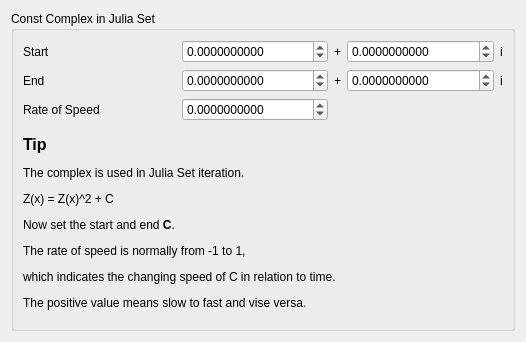
<?xml version="1.0" encoding="UTF-8"?>
<ui version="4.0">
 <class>Template_2_Settings</class>
 <widget class="QDialog" name="Template_2_Settings">
  <property name="geometry">
   <rect>
    <x>0</x>
    <y>0</y>
    <width>526</width>
    <height>342</height>
   </rect>
  </property>
  <property name="sizePolicy">
   <sizepolicy hsizetype="Preferred" vsizetype="Preferred">
    <horstretch>0</horstretch>
    <verstretch>0</verstretch>
   </sizepolicy>
  </property>
  <property name="windowTitle">
   <string>Template 2 Settings</string>
  </property>
  <property name="locale">
   <locale language="English" country="UnitedKingdom"/>
  </property>
  <layout class="QGridLayout" name="gridLayout">
   <item row="0" column="1">
    <widget class="QGroupBox" name="groupBox">
     <property name="title">
      <string>Const Complex in Julia Set</string>
     </property>
     <layout class="QGridLayout" name="gridLayout_2" columnstretch="1,1,2,0,2,0">
      <item row="0" column="0">
       <widget class="QLabel" name="label">
        <property name="text">
         <string>Start</string>
        </property>
       </widget>
      </item>
      <item row="0" column="3">
       <widget class="QLabel" name="label_4">
        <property name="text">
         <string>+</string>
        </property>
       </widget>
      </item>
      <item row="0" column="4">
       <widget class="QDoubleSpinBox" name="doubleSpinBox_2">
        <property name="decimals">
         <number>10</number>
        </property>
        <property name="minimum">
         <double>-10000.000000000000000</double>
        </property>
        <property name="maximum">
         <double>10000.000000000000000</double>
        </property>
       </widget>
      </item>
      <item row="0" column="5">
       <widget class="QLabel" name="label_3">
        <property name="text">
         <string>i</string>
        </property>
       </widget>
      </item>
      <item row="1" column="0">
       <widget class="QLabel" name="label_2">
        <property name="text">
         <string>End</string>
        </property>
       </widget>
      </item>
      <item row="1" column="3">
       <widget class="QLabel" name="label_5">
        <property name="text">
         <string>+</string>
        </property>
       </widget>
      </item>
      <item row="1" column="4">
       <widget class="QDoubleSpinBox" name="doubleSpinBox_4">
        <property name="decimals">
         <number>10</number>
        </property>
        <property name="minimum">
         <double>-10000.000000000000000</double>
        </property>
        <property name="maximum">
         <double>10000.000000000000000</double>
        </property>
       </widget>
      </item>
      <item row="1" column="5">
       <widget class="QLabel" name="label_6">
        <property name="text">
         <string>i</string>
        </property>
       </widget>
      </item>
      <item row="2" column="0" colspan="2">
       <widget class="QLabel" name="label_7">
        <property name="text">
         <string>Rate of Speed</string>
        </property>
       </widget>
      </item>
      <item row="2" column="2">
       <widget class="QDoubleSpinBox" name="doubleSpinBox_5">
        <property name="decimals">
         <number>10</number>
        </property>
        <property name="minimum">
         <double>-10000.000000000000000</double>
        </property>
        <property name="maximum">
         <double>10000.000000000000000</double>
        </property>
       </widget>
      </item>
      <item row="1" column="2">
       <widget class="QDoubleSpinBox" name="doubleSpinBox_3">
        <property name="decimals">
         <number>10</number>
        </property>
        <property name="minimum">
         <double>-10000.000000000000000</double>
        </property>
        <property name="maximum">
         <double>10000.000000000000000</double>
        </property>
       </widget>
      </item>
      <item row="0" column="2">
       <widget class="QDoubleSpinBox" name="doubleSpinBox">
        <property name="decimals">
         <number>10</number>
        </property>
        <property name="minimum">
         <double>-10000.000000000000000</double>
        </property>
        <property name="maximum">
         <double>10000.000000000000000</double>
        </property>
       </widget>
      </item>
      <item row="3" column="0" colspan="6">
       <widget class="QLabel" name="label_8">
        <property name="text">
         <string>&lt;html&gt;&lt;head/&gt;&lt;body&gt;&lt;p&gt;&lt;span style=&quot; font-size:12pt; font-weight:600;&quot;&gt;Tip&lt;/span&gt;&lt;/p&gt;&lt;p&gt;The complex is used in Julia Set iteration.&lt;/p&gt;&lt;p&gt;Z(x) = Z(x)^2 + C&lt;/p&gt;&lt;p&gt;Now set the start and end &lt;span style=&quot; font-weight:600;&quot;&gt;C&lt;/span&gt;.&lt;/p&gt;&lt;p&gt;The rate of speed is normally from -1 to 1,&lt;/p&gt;&lt;p&gt;which indicates the changing speed of C in relation to time.&lt;/p&gt;&lt;p&gt;The positive value means slow to fast and vise versa.&lt;/p&gt;&lt;/body&gt;&lt;/html&gt;</string>
        </property>
       </widget>
      </item>
     </layout>
    </widget>
   </item>
  </layout>
 </widget>
 <resources/>
 <connections/>
</ui>
